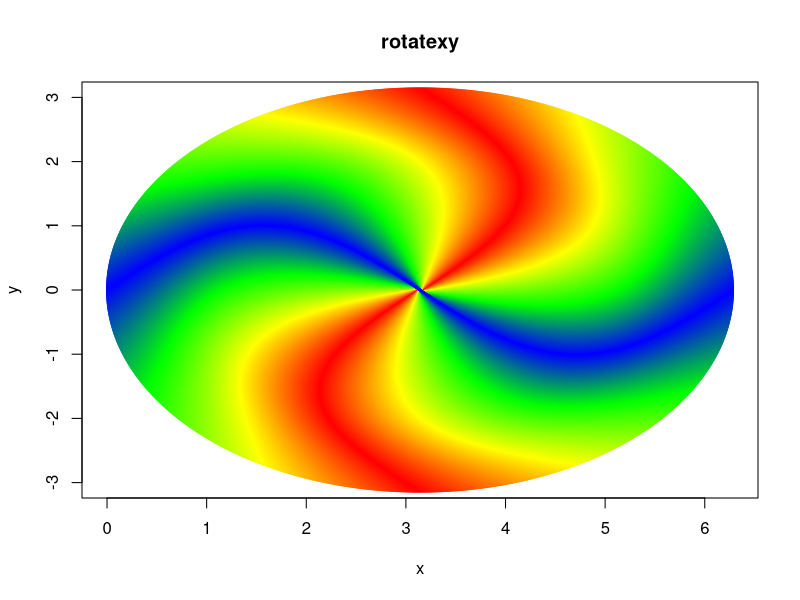
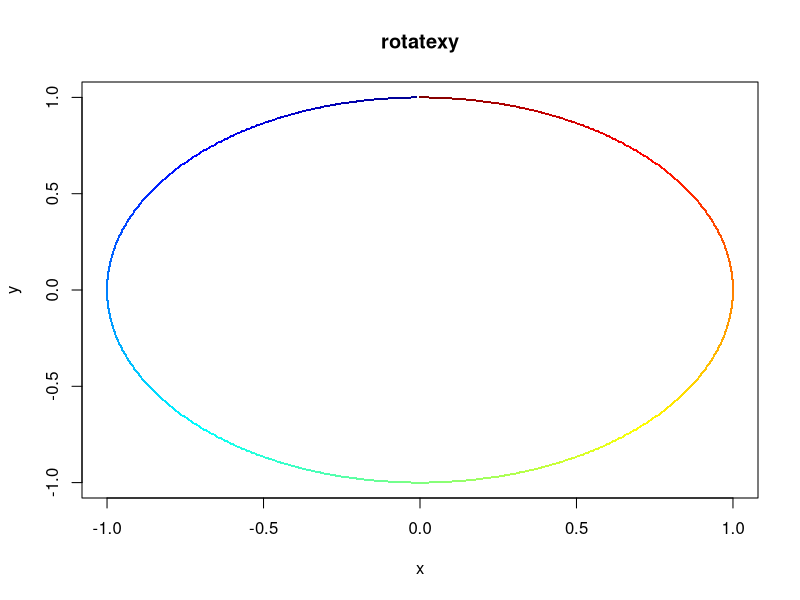

Generate these figures, in order, with R:
# r2py crawler metadata
# package: shape
# source_type: rd_example
# topic: rotatexy.Rd
# source_file: C:\Users\bened\AppData\Local\R\win-library\4.5\shape\help
# lines: 18

suppressPackageStartupMessages(library(shape))
x <- seq(0, 2*pi, pi/100)
y <- sin(x)
cols <- intpalette(c("blue", "green", "yellow", "red"), n = 500)
cols <- c(cols,rev(cols))
plot(x, y, type = "l", ylim = c(-3, 3), main = "rotatexy", 
     col = cols[1], lwd = 2)
for (i in 2:1000) 
  lines(rotatexy( cbind(x, y), angle = 0.18*i),
        col = cols[i], lwd = 2)
  
cols <- femmecol(1000)
plot(x, y, xlim = c(-1, 1), ylim = c(-1, 1), main = "rotatexy",
     col = cols[1], type = "n")
for (i in 2:1000) {
  xy <- rotatexy(c(0, 1), angle = 0.36*i, mid = c(0,0))
  points(xy[1], xy[2], col = cols[i], pch = ".", cex = 2)
}
